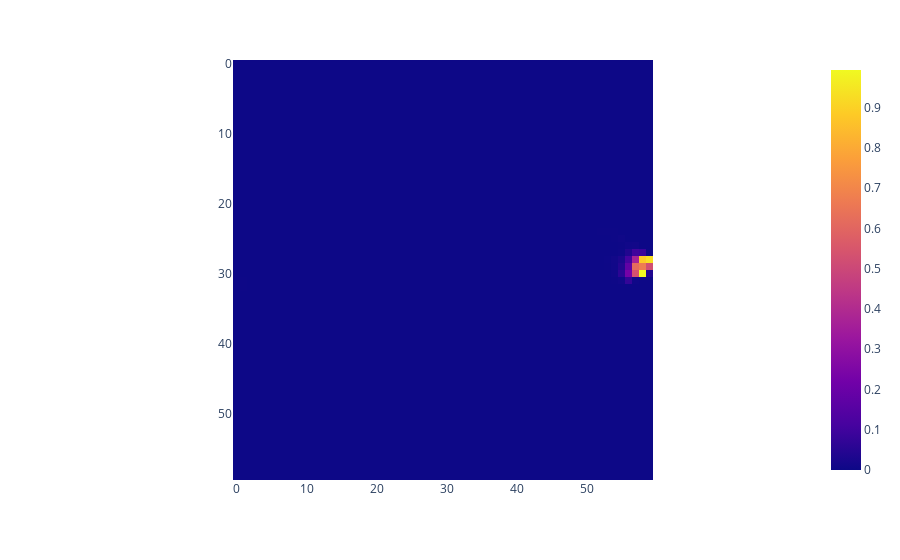

Notebook cell for this chart:
### Code cell
px.imshow(kpt_likelihood_all[2][0,:,:])

### Figure 1 — Plotly figure (JSON) as saved in the notebook; plotly's stock layout.template omitted (floating-point values rounded to 4 significant figures; data arrays with more than 128 entries replaced by an {"elided": "..."} marker saying what was removed)
{"data": [{"coloraxis": "coloraxis", "hovertemplate": "x: %{x}<br>y: %{y}<br>color: %{z}<extra></extra>", "name": "0", "type": "heatmap", "xaxis": "x", "yaxis": "y", "z": {"elided": "60x60 float values"}}], "layout": {"coloraxis": {"colorscale": [[0, "#0d0887"], [0.1111, "#46039f"], [0.2222, "#7201a8"], [0.3333, "#9c179e"], [0.4444, "#bd3786"], [0.5556, "#d8576b"], [0.6667, "#ed7953"], [0.7778, "#fb9f3a"], [0.8889, "#fdca26"], [1, "#f0f921"]]}, "margin": {"t": 60}, "xaxis": {"anchor": "y", "constrain": "domain", "domain": [0, 1], "scaleanchor": "y"}, "yaxis": {"anchor": "x", "autorange": "reversed", "constrain": "domain", "domain": [0, 1]}}}
